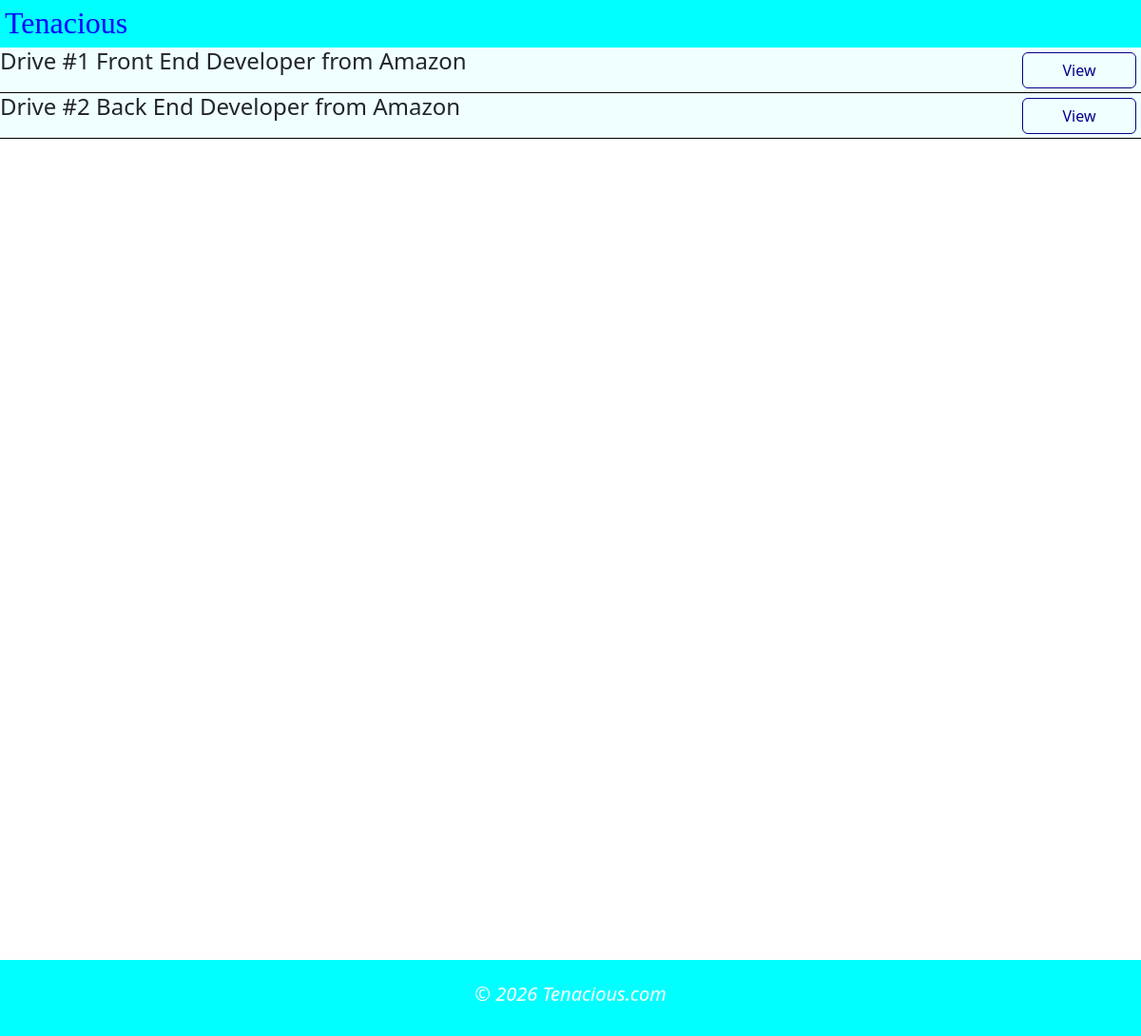
Before: /student/all-drives/1 (signed in) with the older database file.
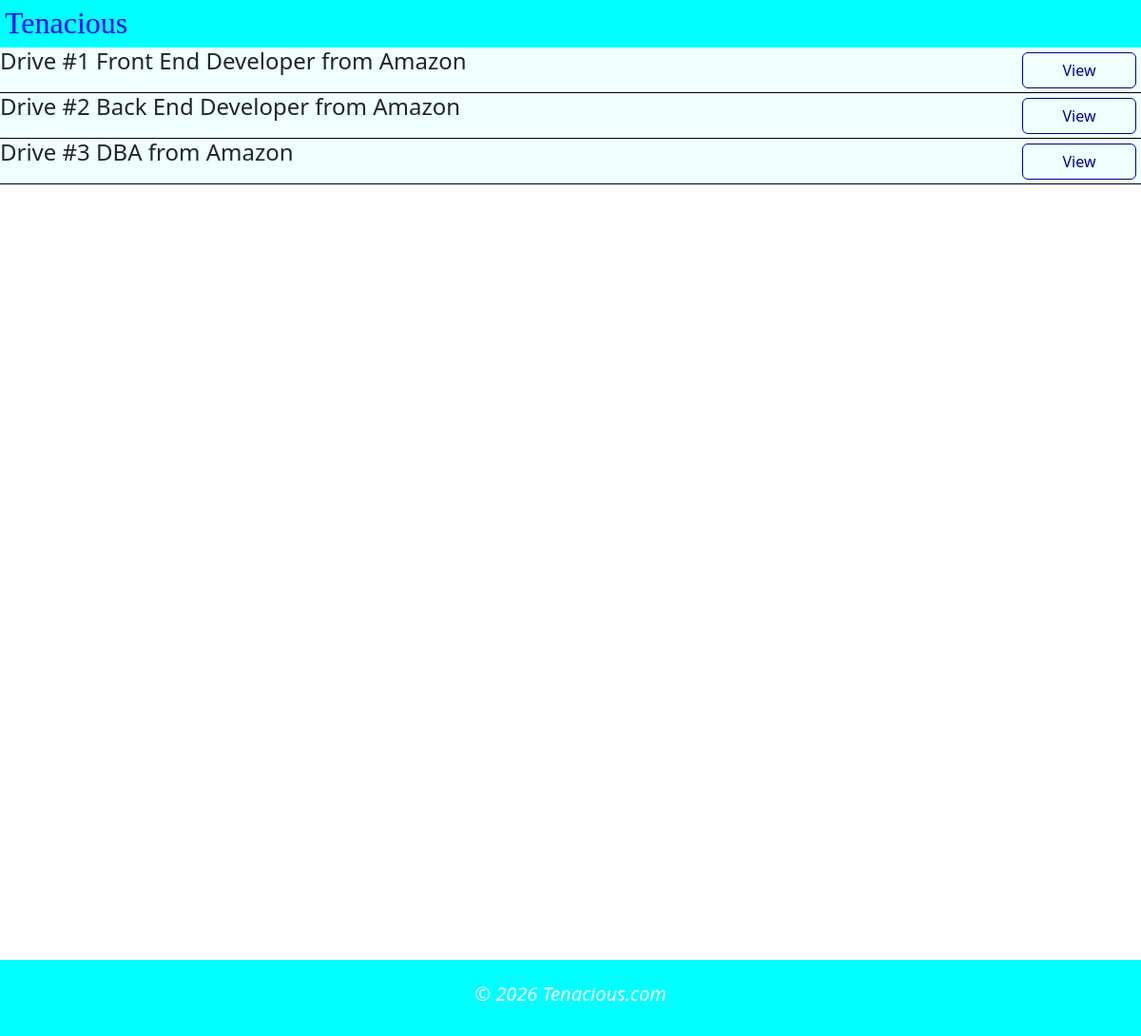
After: the same page with the newer database file.
### dbmodel.py (models this page shows, shortened)
class Drive(db.Model):
    __tablename__ = 'drive'
    d_id = db.Column(db.Integer(), primary_key = True, unique = True, autoincrement = True)
    role = db.Column(db.String(100), nullable = False)
    package = db.Column(db.String(100), nullable = False)
    experience =  db.Column(db.String(100), nullable = False)
    status = db.Column(db.String(100), nullable = False)
    company_id = db.Column(db.Integer, db.ForeignKey('company.c_id'), nullable=False)
    skills = db.relationship('Skill', backref='drive', lazy = True)
    applications = db.relationship('Application', backref = 'drive', lazy = True)

class Company(db.Model):
    __tablename__ = 'company'
    c_id = db.Column(db.Integer, primary_key=True, autoincrement=True)
    email = db.Column(db.String(200), unique = True, nullable = False)
    name = db.Column(db.String(200), nullable = False)
    password = db.Column(db.String(20), nullable = False)
    status = db.Column(db.String(20), nullable = False)
    blacklisted = db.Column(db.Boolean, default=False)
    drives = db.relationship('Drive', backref = 'company', lazy = True)

### app.py (the view)
@app.route("/student/all-drives/<int:st_id>")
def st_drives(st_id):
    if session.get('user') != 'student':
        return redirect("/login")
    if session.get('student_id') != st_id:
        return "Unauthorized access"
    drives = dr.query.filter_by(status = 'active')
    return render_template("stdrives.html", drives = drives, st_id = st_id)

### templates/stdrives.html
{% extends "layout.html" %}
{% block main %}
<div>
    {% for drive in drives %}
    <div class="section-list">
        <h4>Drive #{{drive.d_id}} {{drive.role}} from {{drive.company.name}}</h4>
        <div class="multiple-button-div">
            <a class="btn nav-button crud-buttons" href=" {{ url_for("apply", st_id = st_id, drive_id = drive.d_id) }} ">View</a>
        </div>
    </div>
    {% endfor %}
</div>
{% endblock main %}

Changed rows visible on the page:
added Drive: d_id "3", role "DBA", company.name "Amazon"
